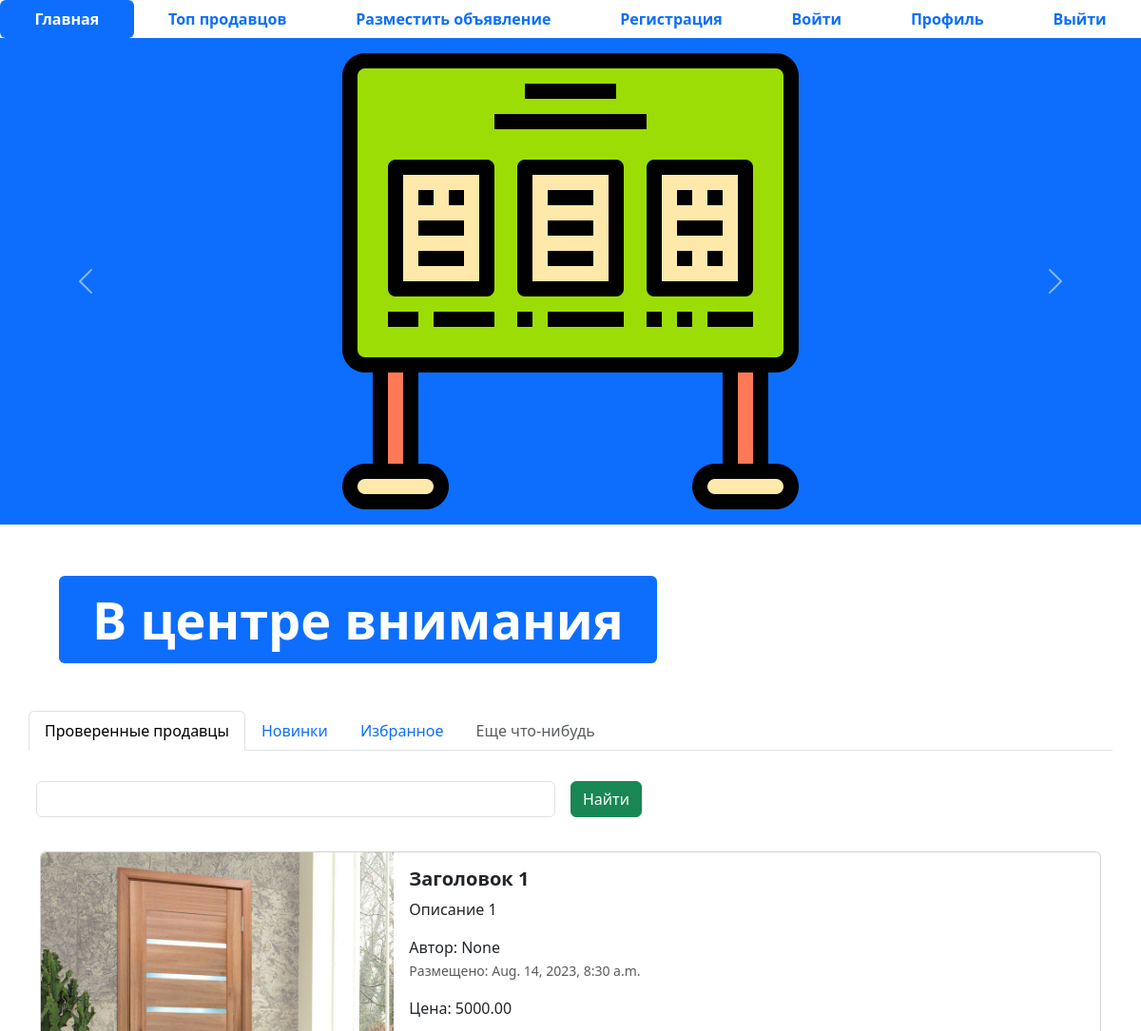
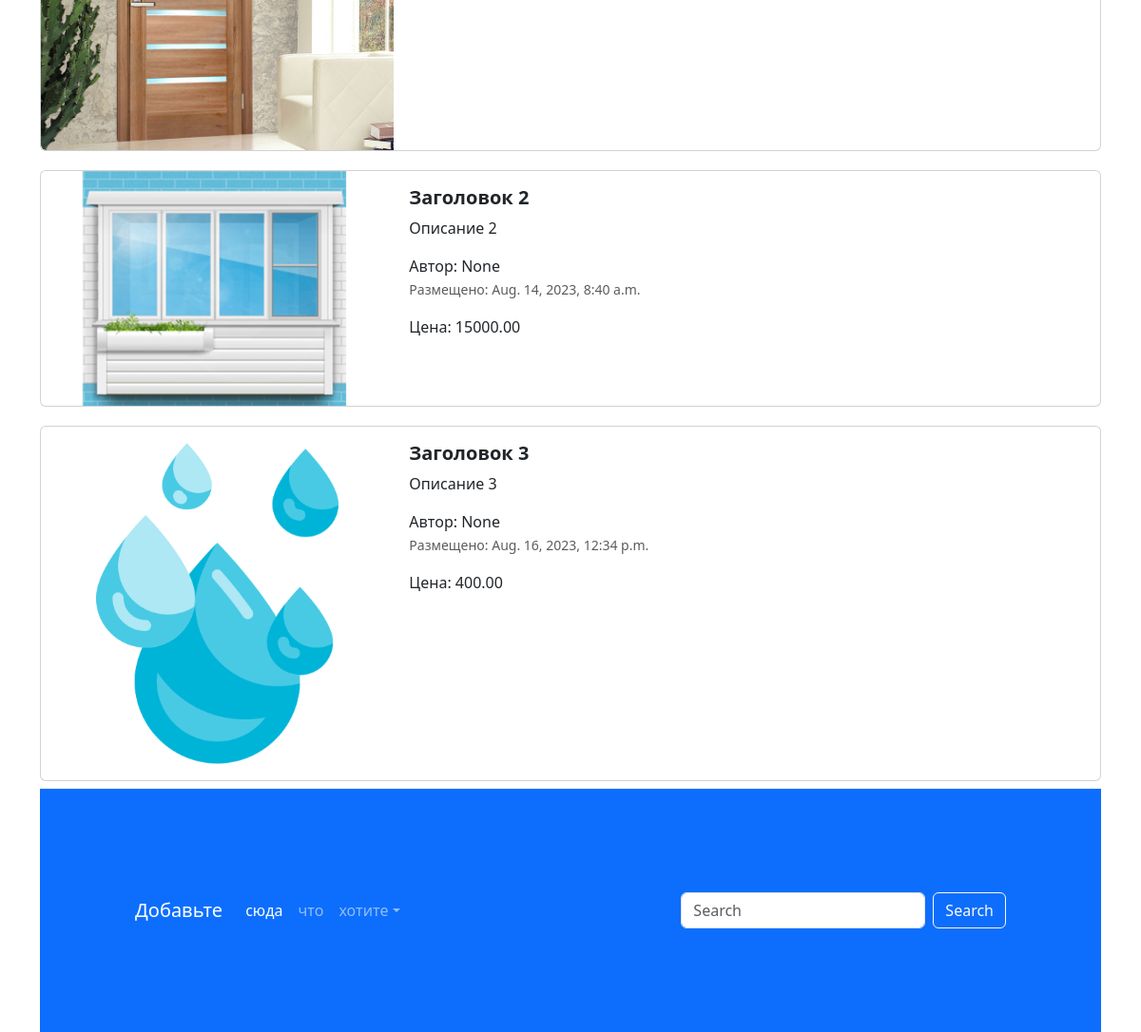
The page / on the database its author committed (2 pictures, top to bottom).
### app_advertisements/models.py (models this page shows, shortened)
class Advertisement(models.Model):
    title = models.CharField('заголовок', max_length=128)
    description = models.TextField('описание')
    price = models.DecimalField('цена',max_digits=10, decimal_places=2)
    auction = models.BooleanField('торг', help_text='Отметьте если торг уместен')
    created_at = models.DateTimeField(auto_now_add=True)
    updated_at = models.DateTimeField(auto_now=True)
    user = models.ForeignKey(User, verbose_name='пользователь', on_delete=models.CASCADE,null=True)
    image = models.ImageField('изображениe', upload_to='advertisements/')
    class Meta:
        db_table = "advertisements"

### app_advertisements/views.py (the view)
# urls.py: path('',index, name='main-page'),
def index(request):
    advertisements = Advertisement.objects.all()
    context = {'advertisements': advertisements}
    return render(request, 'index.html', context)

### templates/index.html (shortened to what this page needs)
{% extends 'base.html' %}
{% load static %}
{% block content %}
<ul class="nav nav-pills sticky-top bg-white nav-fill">
  <li class="nav-item">
    <a class="nav-link active" aria-current="page" href="{% url 'main-page' %}">
      <span style="font-weight: bold;">Главная</span>
    </a>
  </li>
  <li class="nav-item">
    <a class="nav-link" href="{% url 'top-sellers' %}"><span style="font-weight: bold;">Топ продавцов</span>
    </a>
  </li>
  <li class="nav-item">
    <a class="nav-link" href="{% url 'advertisement-post' %}">
      <span style="font-weight: bold;">Разместить объявление</span>
    </a>
  </li>
  <li class="nav-item">
    <a class="nav-link" href="{% url 'register' %}">
      <span style="font-weight: bold;">Регистрация</span>
    </a>
  </li>
  <li class="nav-item">
    <a class="nav-link" href="{% url 'login' %}">
      <span style="font-weight: bold;">Войти</span>
    </a>
  </li>
  <li class="nav-item">
    <a class="nav-link" href="{% url 'profile' %}">
      <span style="font-weight: bold;">Профиль</span>
    </a>
  </li>
  <li class="nav-item">
    <a class="nav-link" href="#">
      <span style="font-weight: bold;">Выйти</span>
    </a>
  </li>
</ul>
<div id="carouselExampleControls" class="carousel slide bg-primary" data-bs-ride="carousel">
  <div class="carousel-inner">
    <div class="carousel-item active">
      <img src="{% static 'img/adv.png' %}" class="mx-auto d-block w-33" alt="...">
    </div>
  </div>
  <button class="carousel-control-prev" type="button" data-bs-target="#carouselExampleControls" data-bs-slide="prev">
    <span class="carousel-control-prev-icon" aria-hidden="true"></span>
  </button>
  <button class="carousel-control-next" type="button" data-bs-target="#carouselExampleControls" data-bs-slide="next">
    <span class="carousel-control-next-icon" aria-hidden="true"></span>
  </button>
</div>
<div class="container" style="margin: 50px;">
  <div class="display-2">
    <span class="badge bg-primary">В центре внимания</span>
  </div>
</div>
<div class="container">
  <div class="row">
    <ul class="nav nav-tabs bg-white">
      <li class="nav-item">
        <a class="nav-link active" aria-current="page" href="#">Проверенные продавцы</a>
      </li>
      <li class="nav-item">
        <a class="nav-link" href="#">Новинки</a>
      </li>
      <li class="nav-item">
        <a class="nav-link" href="#">Избранное</a>
      </li>
      <li class="nav-item">
        <a class="nav-link disabled" href="#" tabindex="-1" aria-disabled="true">Еще что-нибудь</a>
      </li>
    </ul>
    <form class="row g-3">
      <div class="col-auto w-50">
        <input type="text" class="form-control">
      </div>
      <div class="col-auto">
        <button type="submit" class="btn btn-success mb-3">Найти</button>
      </div>
    </form>
  </div>
  {% for adv in advertisements %}
  <div class="col">
    <div class="card mb-2" style="max-width: 1200px; margin-top: 20px;">
      <div class="row g-0">
        <div class="col-md-4">
          <a href="advertisement.html" class="nav-link">
            <img src="{% if adv.image %} {{ adv.image.url }} {% else %} {% static 'img/adv.png' %} {% endif %}" class="img-fluid rounded-start" alt="Card title">
          </a>
        </div>
        <div class="col-md-8">
          <div class="card-body">
            <h5 class="card-title">
              <a href="advertisement.html" class="nav-link"><strong>{{ adv.title }}</strong></a>
            </h5>
            <a href="advertisement.html" class="nav-link">
              <p class="card-text">
                {{ adv.description }}
              </p>
              <span>Автор: {{ adv.user }}</span>
              <p class="card-text"><small class="text-muted">Размещено: {{ adv.created_at }}</small></p>
              <span> Цена: {{ adv.price }}</span>
            </a>
          </div>
        </div>
      </div>
    </div>
  {% endfor %}
<footer style="padding: 100px;" class="bg-primary">
  <nav class="navbar navbar-expand-sm navbar-dark">
    <a class="navbar-brand" href="#">Добавьте</a>
    <div class="collapse navbar-collapse" id="collapsibleNavId">
      <ul class="navbar-nav me-auto mt-2 mt-lg-0">
        <li class="nav-item">
          <a class="nav-link active" href="#" aria-current="page">сюда</a>
        </li>
        <li class="nav-item">
          <a class="nav-link" href="#">что</a>
        </li>
        <li class="nav-item dropdown">
          <a class="nav-link dropdown-toggle" href="#" id="dropdownId" data-bs-toggle="dropdown" aria-haspopup="true"
             aria-expanded="false">хотите</a>
        </li>
      </ul>
      <form class="d-flex my-2 my-lg-0">
        <input class="form-control me-sm-2" type="text" placeholder="Search">
        <button class="btn btn-outline-light my-2 my-sm-0" type="submit">Search</button>
      </form>
    </div>
  </nav>
</footer>
{% endblock %}

### templates/base.html (shortened to what this page needs)
{% load static %}
<!DOCTYPE html>
<html lang="en">
<head>
  <link href="{% static 'css/bootstrap.min.css' %}" rel="stylesheet">
  <link rel="stylesheet" href="{% static 'css/fontello.css' %}">
</head>
<body>
{% block content %}
{% endblock %}
</body>
</html>

### rows shown on the page
Advertisement: image (picture), title "Заголовок 1", description "Описание 1", user "None", created_at "Aug. 14, 2023, 8:30 a.m.", price "5000.00"
Advertisement: image (picture), title "Заголовок 2", description "Описание 2", user "None", created_at "Aug. 14, 2023, 8:40 a.m.", price "15000.00"
Advertisement: image (picture), title "Заголовок 3", description "Описание 3", user "None", created_at "Aug. 16, 2023, 12:34 p.m.", price "400.00"
